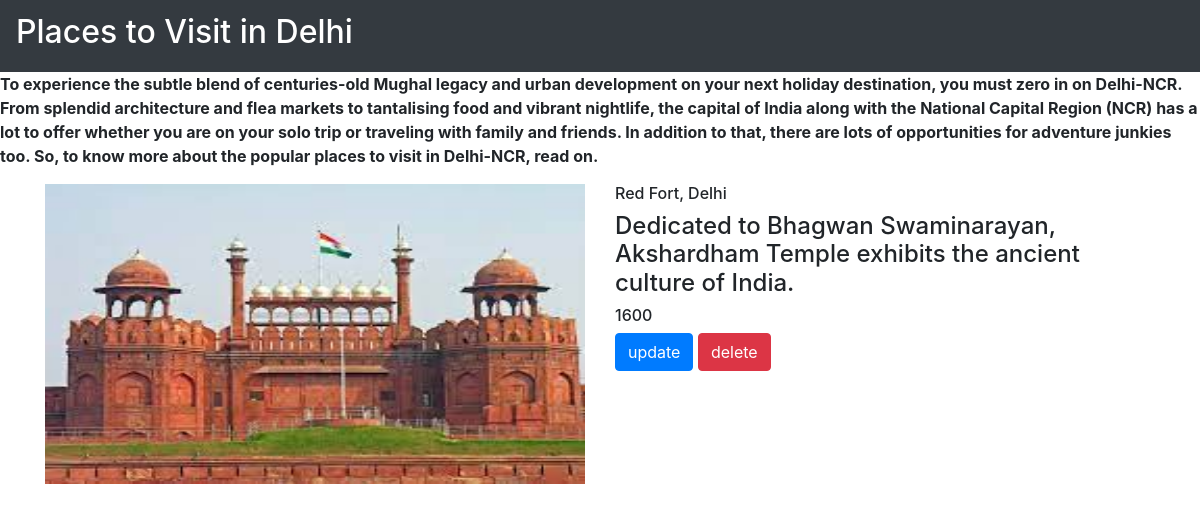
The app's page /movie/4/ with its own data.
### movieapp/models.py (models this page shows, shortened)
class Movie(models.Model):
    name = models.CharField(max_length=250)
    desc = models.TextField()
    year = models.IntegerField()
    img = models.ImageField(upload_to='gallery')

### movieapp/views.py (the view)
# urls.py: path('movie/<int:movie_id>/',views.detail,name='detail'),
def detail(request,movie_id):
    movie = Movie.objects.get(id=movie_id)
    return render(request,"detail.html",{'movie':movie})

### templates/detail.html
{% extends 'base.html' %}
{% block body %}
<div class="container">
    <div class="row">
        <div class="col-md-6">
            <img src="{{movie.img.url}}" width="100%" height="300">
        </div>
<div class="col-md-6">
   <h6>{{movie.name}}</h6>
    <h4>{{movie.desc}}</h4>
    <h6>{{movie.year}}</h6>
    <a class="btn btn-primary" href="{% url 'movieapp:update' movie.id %} ">update </a>
    <a class="btn btn-danger" href="{% url 'movieapp:delete' movie.id %} ">delete </a>
</div>
    </div>
</div>
{% endblock %}

### static/style.css (style rules this page uses)
body { background-color: white; }

### records on screen
Movie: img (picture), name "Red Fort, Delhi", desc "Dedicated to Bhagwan Swaminarayan, Akshardham Temple exhibits the ancient culture of India.", year "1600"
